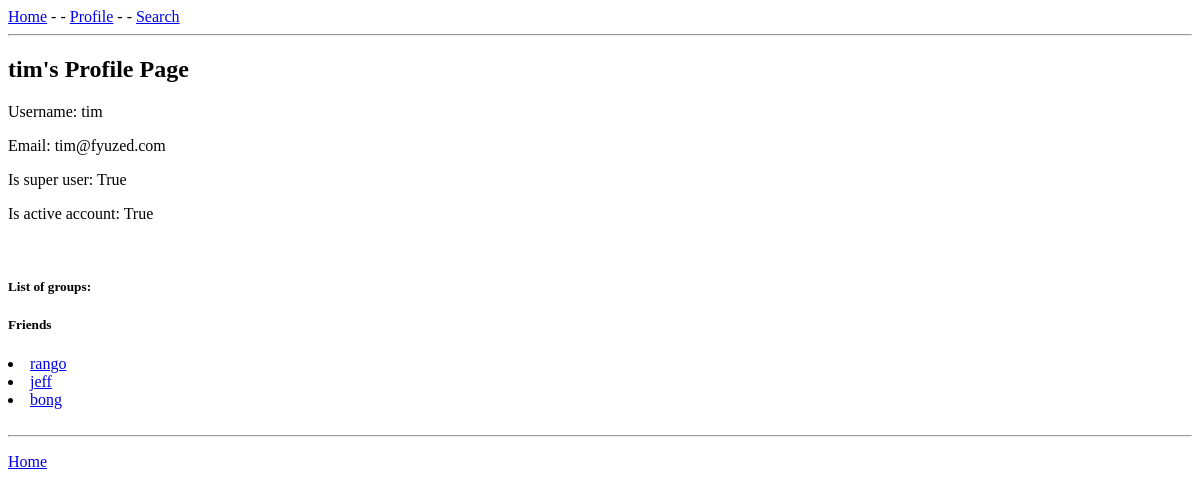
Before: /users/profile/tim/ (signed in) with the older database file.
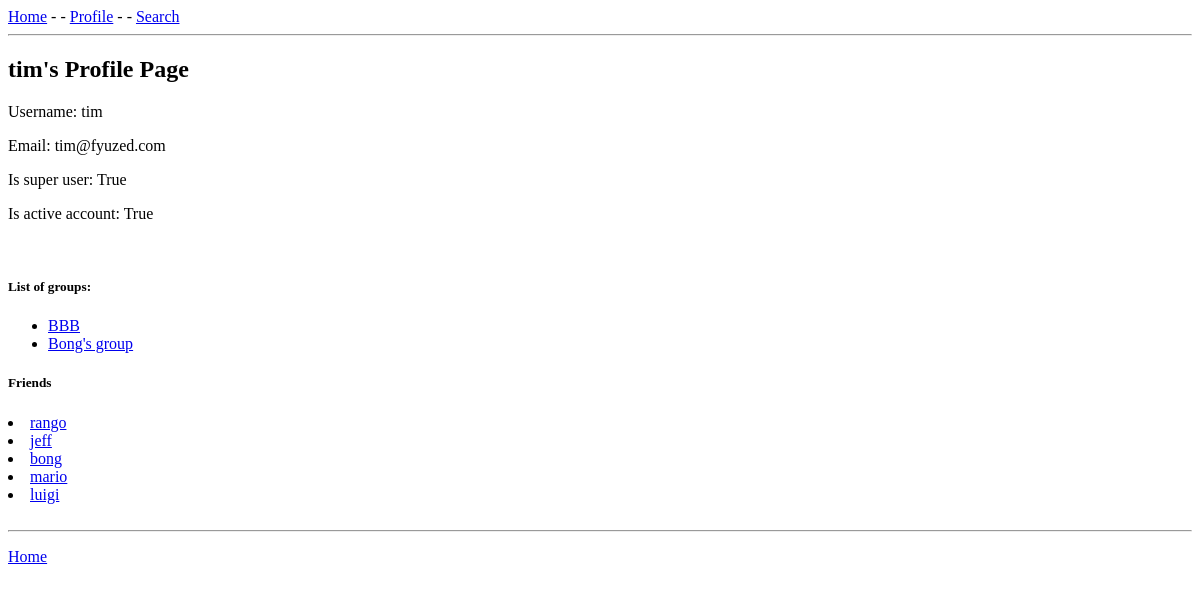
After: the same page with the newer database file.
### users/models.py (models this page shows, shortened)
class CustomUser(AbstractUser):
    slug = models.SlugField(unique=True, default="user_account_outdated")
    friend_list = models.ManyToManyField('CustomUser', related_name="friends")
    friend_requests = models.ManyToManyField('CustomUser', related_name="friendrequests")
    def __str__(self):
        return self.username

### group/models.py (models this page shows, shortened)
class Group(models.Model):
    name = models.CharField(max_length=50, unique=True)
    description = models.CharField(max_length=200)
    created_at = models.DateTimeField(auto_now=True)
    created_by = models.ForeignKey(CustomUser, on_delete=models.CASCADE, related_name='group_creator', default=0)
    slug = models.SlugField(unique=True, default="group_outdated")
    members = models.ManyToManyField(
        CustomUser,
        through="Membership",
        through_fields=('group', 'person')
        )

### users/views.py (the view)
# urls.py: path('profile/<slug:the_slug>/', ProfileView.as_view(), name='profile'),
class ProfileView(LoginRequiredMixin, DetailView):
    model = CustomUser
    template_name = 'users/profile.html'
    slug_url_kwarg = 'the_slug'
    slug_field = 'slug'
    def get_context_data(self, **kwargs):
        context = super().get_context_data(**kwargs)
        return context

### templates/users/profile.html (shortened to what this page needs)
{% extends 'base.html' %}
{% block content %}
    <h2> {{ object.username }}'s Profile Page</h2>
    <div>
        <p>Username: {{ object.username }}</p>
        <p>Email: {{ object.email }}</p>
        <p>Is super user: {{ object.is_superuser }}</p>
        <p>Is active account: {{ object.is_active }}</p>
    </div>
    <br>
    <div>
        <h5>List of groups:</h5>
        <ul>
            {% for group in object.group_set.all %}
            <li><a href="{% url 'viewgroup' group.slug %}">{{ group.name }}</a></li>
            {% endfor %}
        </ul>
        <h5>Friends</h5>
            {% for friend in object.friends.all %}
                <li><a href="{% url 'profile' friend.slug %}">{{ friend }}</a></li>
            {% endfor %}
    </div>
    <br>
    <hr>
    <div>
        <p><a href="{% url 'home' %}">Home</a></p>
    </div>
{% endblock %}

Changed rows visible on the page:
now on this page (row unchanged): Group: name "BBB"
now on this page (row unchanged): Group: name "Bong's group"
added CustomUser: username "mario"
added CustomUser: username "luigi"
